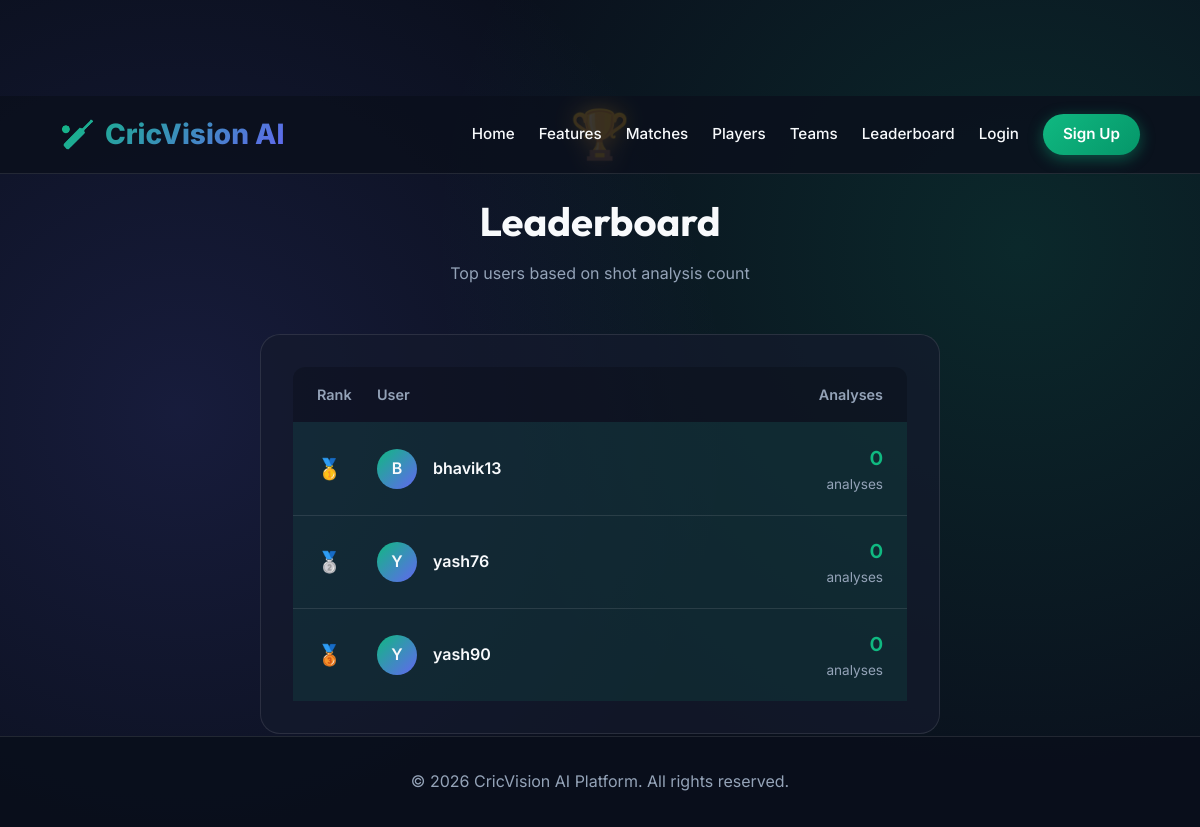
The app's page /leaderboard with its own data.
### app.py (models this page shows)
class User(db.Model):
    id = db.Column(db.Integer, primary_key=True)
    username = db.Column(db.String(80), unique=True, nullable=False)
    email = db.Column(db.String(120), unique=True, nullable=False)
    mobile = db.Column(db.String(15), unique=True, nullable=False)
    password_hash = db.Column(db.String(256), nullable=False)
    created_at = db.Column(db.DateTime, default=datetime.utcnow)
    analyses_count = db.Column(db.Integer, default=0)
    is_active = db.Column(db.Boolean, default=True)
    is_verified = db.Column(db.Boolean, default=False)
    verification_token = db.Column(db.String(64), unique=True, nullable=True)

### app.py (the view)
@app.route('/leaderboard')
def leaderboard():
    top_users = User.query.order_by(User.analyses_count.desc()).limit(20).all()
    return render_template('leaderboard.html', users=top_users)

### app.py (called while the page is built)
@app.context_processor
def inject_user():
    return dict(logged_in='username' in session, username=session.get('username'))

### templates/leaderboard.html (shortened to what this page needs)
{% extends "base.html" %}
{% block content %}
<div class="leaderboard-container">
    <div class="page-title">
        <div class="trophy-icon">🏆</div>
        <h1>Leaderboard</h1>
        <p>Top users based on shot analysis count</p>
    </div>
    {% if users %}
    <div class="leaderboard-card">
        <div class="leaderboard-header">
            <span>Rank</span>
            <span>User</span>
            <span style="text-align: right;">Analyses</span>
        </div>
        {% for user in users %}
        <div class="leaderboard-item {% if loop.index <= 3 %}top-3{% endif %}">
            <div class="rank {% if loop.index == 1 %}gold{% elif loop.index == 2 %}silver{% elif loop.index == 3 %}bronze{% endif %}">
                {% if loop.index == 1 %}🥇{% elif loop.index == 2 %}🥈{% elif loop.index == 3 %}🥉{% else %}{{ loop.index }}{% endif %}
            </div>
            <div class="user-info">
                <div class="user-avatar">
                    {{ user.username[0]|upper }}
                </div>
                <span class="username">{{ user.username }}</span>
            </div>
            <div style="text-align: right;">
                <div class="analyses-count">{{ user.analyses_count }}</div>
                <div class="analyses-label">analyses</div>
            </div>
        </div>
        {% endfor %}
    </div>
    {% else %}
    <div class="no-users">
        <p>No users yet. Be the first to analyze some shots!</p>
    </div>
    {% endif %}
</div>
{% endblock %}

### templates/base.html (style rules this page uses)
:root { --bg-base: #0a0f1c; --bg-panel: rgba(20, 27, 45, 0.7); --accent-primary: #10b981; --accent-secondary: #6366f1; --accent-glow: rgba(16, 185, 129, 0.4); --text-main: #f8fafc; --text-muted: #94a3b8; --border-color: rgba(255, 255, 255, 0.1); }
* { margin: 0; padding: 0; box-sizing: border-box; }
html { scroll-behavior: smooth; scroll-padding-top: 100px; }
body { font-family: 'Inter', sans-serif; background-color: var(--bg-base); color: var(--text-main); line-height: 1.6; overflow-x: hidden; background-image: radial-gradient(circle at 15% 50%, rgba(99, 102, 241, 0.15) 0%, transparent 50%), radial-gradient(circle at 85% 30%, rgba(16, 185, 129, 0.15) 0%, transparent 50%); }
h1, h2, h3, h4 { font-family: 'Outfit', sans-serif; }
.fade-in { animation: fadeInPage 0.5s ease-out forwards; }

### templates/leaderboard.html (style rules this page uses)
.leaderboard-container { max-width: 800px; margin: 6rem auto 4rem; padding: 0 5%; }
.page-title { text-align: center; margin-bottom: 3rem; }
.page-title h1 { font-size: 2.5rem; margin-bottom: 0.5rem; }
.page-title p { color: var(--text-muted); }
.leaderboard-card { background: var(--bg-panel); border: 1px solid var(--border-color); border-radius: 20px; padding: 2rem; overflow: hidden; }
.leaderboard-header { display: grid; grid-template-columns: 60px 1fr 150px; padding: 1rem 1.5rem; background: rgba(0, 0, 0, 0.2); border-radius: 12px 12px 0 0; font-weight: 600; color: var(--text-muted); font-size: 0.9rem; }
.leaderboard-item { display: grid; grid-template-columns: 60px 1fr 150px; padding: 1.2rem 1.5rem; border-bottom: 1px solid var(--border-color); align-items: center; transition: all 0.3s ease; }
.leaderboard-item:last-child { border-bottom: none; }
.leaderboard-item.top-3 { background: rgba(16, 185, 129, 0.1); }
.rank { font-size: 1.25rem; font-weight: 700; font-family: 'Outfit', sans-serif; }
.rank.gold { color: #FFD700; }
.rank.silver { color: #C0C0C0; }
.rank.bronze { color: #CD7F32; }
.user-info { display: flex; align-items: center; gap: 1rem; }
.user-avatar { width: 40px; height: 40px; border-radius: 50%; background: linear-gradient(135deg, var(--accent-primary), var(--accent-secondary)); display: flex; align-items: center; justify-content: center; font-weight: 600; }
.username { font-weight: 600; font-size: 1rem; }
.analyses-count { font-family: 'Outfit', sans-serif; font-size: 1.25rem; font-weight: 600; color: var(--accent-primary); }
.analyses-label { font-size: 0.85rem; color: var(--text-muted); }
.trophy-icon { font-size: 3rem; margin-bottom: 1rem; }

### records on screen
User: username "B", username "bhavik13", analyses_count "0"
User: username "Y", username "yash76", analyses_count "0"
User: username "Y", username "yash90", analyses_count "0"
